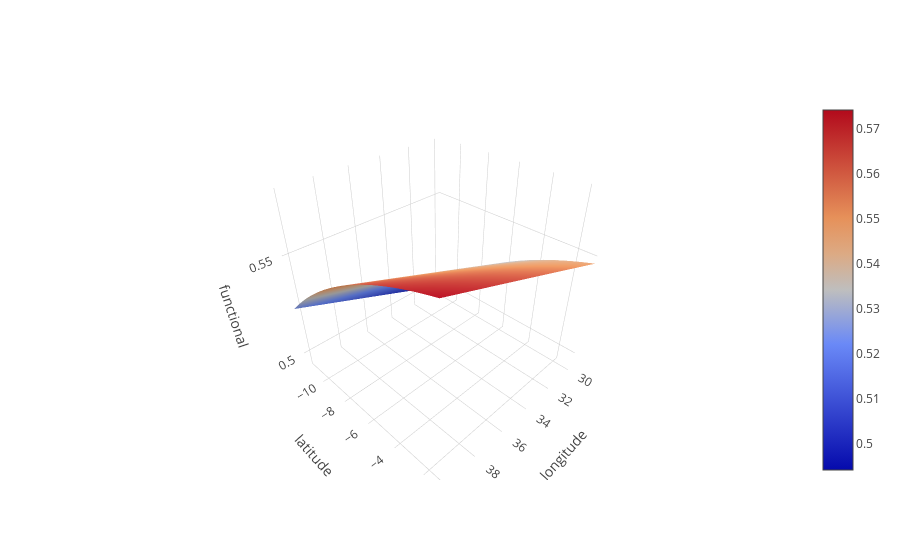

The cell this chart's notebook holds for it:
### Code cell
viz3D(lr, train_location, ['longitude', 'latitude'], 'functional')
